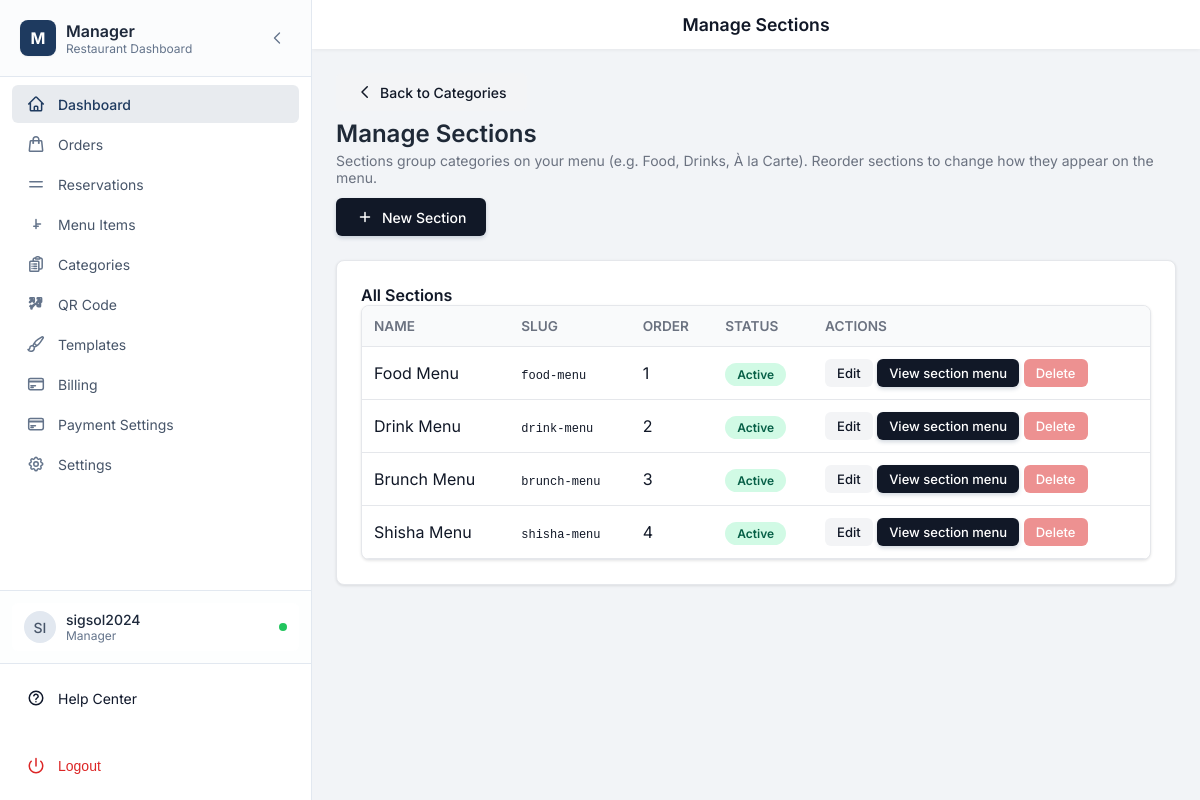
The app's page /manager/sections.php?restaurant_id=4 (signed in) with its own data.
### tables this page shows
CREATE TABLE IF NOT EXISTS `sections` (
  `id` int(11) NOT NULL AUTO_INCREMENT,
  `restaurant_id` int(11) NOT NULL,
  `name` varchar(255) NOT NULL,
  `slug` varchar(255) NOT NULL,
  `image` varchar(255) DEFAULT NULL,
  `display_order` int(11) DEFAULT 1,
  `is_active` tinyint(1) DEFAULT 1,
  `created_at` timestamp NOT NULL DEFAULT current_timestamp(),
  `updated_at` timestamp NOT NULL DEFAULT current_timestamp() ON UPDATE current_timestamp(),
  PRIMARY KEY (`id`),
  KEY `idx_sections_restaurant` (`restaurant_id`),
  KEY `idx_sections_display_order` (`display_order`),
  CONSTRAINT `sections_ibfk_1` FOREIGN KEY (`restaurant_id`) REFERENCES `restaurants` (`id`) ON DELETE CASCADE
);

### manager/sections.php (the view, shortened to what this page needs)
<?php
$restaurantId = null;
if (isSuperAdmin()) {
    $restaurantId = isset($_GET['restaurant_id']) ? intval($_GET['restaurant_id']) : null;
} else {
    $restaurantId = getCurrentUserRestaurantId();
    if (!$restaurantId) {
        die('No restaurant associated with your account. Please contact administrator.');
    }
}
$pdo = getDBConnection();
if ($pdo && $restaurantId) {
    try {
        $stmt = $pdo->prepare("SELECT slug FROM restaurants WHERE id = ?");
        $stmt->execute([$restaurantId]);
        $restaurant = $stmt->fetch();
    } catch (PDOException $e) {
    }
}
$editSection = null;
$sections = [];
if ($pdo && $restaurantId) {
    $stmt = $pdo->prepare("SELECT * FROM sections WHERE restaurant_id = ? ORDER BY display_order ASC, name ASC");
    $stmt->execute([$restaurantId]);
    $sections = $stmt->fetchAll();
}
include __DIR__ . '/../includes/manager-layout.php';
?>
        <div class="page-header" style="display: flex; flex-wrap: wrap; align-items: center; justify-content: space-between; gap: 12px;">
            <div>
                <a href="categories.php<?php echo $slugParam; ?>" class="btn btn-secondary" style="margin-bottom: 8px; display: inline-flex; align-items: center; gap: 6px; text-decoration: none;">
                    <svg xmlns="http://www.w3.org/2000/svg" fill="none" viewBox="0 0 24 24" stroke="currentColor" width="18" height="18"><path stroke-linecap="round" stroke-linejoin="round" stroke-width="2" d="M15 19l-7-7 7-7" /></svg>
                    Back to Categories
                </a>
                <h1 class="page-title">Manage Sections</h1>
                <p class="page-subtitle">Sections group categories on your menu (e.g. Food, Drinks, À la Carte). Reorder sections to change how they appear on the menu.</p>
            </div>
            <?php if (!$editSection): ?>
            <button class="btn btn-primary" onclick="openSectionModal()">
                <svg xmlns="http://www.w3.org/2000/svg" fill="none" viewBox="0 0 24 24" stroke="currentColor" width="18" height="18"><path stroke-linecap="round" stroke-linejoin="round" stroke-width="2" d="M12 6v6m0 0v6m0-6h6m-6 0H6" /></svg>
                New Section
            </button>
            <?php endif; ?>
        </div>
        <div class="settings-card">
            <h2 class="section-title">All Sections</h2>
            <div class="table-wrapper">
                <table class="table">
                    <thead>
                        <tr>
                            <th>Name</th>
                            <th>Slug</th>
                            <th>Order</th>
                            <th>Status</th>
                            <th>Actions</th>
                        </tr>
                    </thead>
                    <tbody>
                        <?php if (empty($sections)): ?>
                            <tr>
                                <td colspan="5" style="text-align: center; padding: 40px; color: var(--muted);">No sections yet. Create one to group your categories (e.g. Food, Drinks).</td>
                            </tr>
                        <?php else: ?>
                            <?php foreach ($sections as $sec): ?>
                                <tr>
                                    <td><?php echo htmlspecialchars($sec['name']); ?></td>
                                    <td><code style="font-size: 12px;"><?php echo htmlspecialchars($sec['slug']); ?></code></td>
                                    <td><?php echo (int)$sec['display_order']; ?></td>
                                    <td>
                                        <span style="padding: 4px 12px; border-radius: 20px; font-size: 12px; font-weight: 600; background: <?php echo $sec['is_active'] ? '#d1fae5' : '#fee2e2'; ?>; color: <?php echo $sec['is_active'] ? '#065f46' : '#991b1b'; ?>">
                                            <?php echo $sec['is_active'] ? 'Active' : 'Inactive'; ?>
                                        </span>
                                    </td>
                                    <td class="actions-cell">
                                        <a href="?action=edit&id=<?php echo (int)$sec['id']; ?><?php echo $slugParam ? '&' . ltrim($slugParam, '?') : ''; ?>" class="btn btn-small btn-secondary">Edit</a>
                                        <?php
                                        $stmt = $pdo->prepare("SELECT COUNT(*) FROM categories WHERE section_id = ?");
                                        $stmt->execute([$sec['id']]);
                                        $catCount = (int) $stmt->fetchColumn();
                                        $sectionViewUrl = null;
                                        if (!empty($restaurantSlug) && !empty($sec['slug'])) {
                                            $sectionViewUrl = '/restaurant/' . $restaurantSlug . '/' . $sec['slug'];
                                        }
                                        ?>
                                        <?php if ($sectionViewUrl): ?>
                                            <a href="<?php echo htmlspecialchars($sectionViewUrl); ?>" target="_blank" class="btn btn-small btn-primary">View section menu</a>
                                        <?php endif; ?>
                                        <button type="button" class="btn btn-small btn-danger" onclick="openDeleteSectionModal(<?php echo (int)$sec['id']; ?>, '<?php echo htmlspecialchars(addslashes($sec['name'])); ?>')" <?php echo $catCount > 0 ? 'disabled title="Section has categories"' : ''; ?>>Delete</button>
                                    </td>
                                </tr>
                            <?php endforeach; ?>
                        <?php endif; ?>
                    </tbody>
                </table>
            </div>
        </div>

### assets/css/admin.css (style rules this page uses)
:root { --text-dark: #1F2937; --text-gray: #6B7280; --text-light: #9CA3AF; --bg-light: #F9FAFB; --border-light: #E5E7EB; --success-green: #059669; --success-bg: #D1FAE5; --error-red: #DC2626; --error-bg: #FEE2E2; --warning-bg: #F3F4F6; --warning-text: #4b5563; --chart-orange: #D97706; --chart-red: #B91C1C; --chart-brown: #92400E; --chart-yellow: #FDE68A; --chart-warm: #F59E0B; }
.btn { transition: all 0.2s ease; font-family: 'Inter', sans-serif; font-weight: 600; display: inline-flex; align-items: center; justify-content: center; gap: 8px; cursor: pointer; border: none; text-decoration: none; }
.btn-primary { background: var(--primary); color: white; box-shadow: 0 2px 4px rgba(30, 58, 95, 0.2); }
.btn-secondary { background: var(--bg-light); color: var(--text-dark); border: 2px solid var(--border-light); }
.btn-danger { background: var(--error-red); color: white; }
.btn svg { width: 18px; height: 18px; }
* { transition-property: color, background-color, border-color, transform, box-shadow; transition-duration: 0.2s; transition-timing-function: ease; }
.page-header { margin-bottom: 24px; }
.page-title { font-size: 1.5rem; font-weight: 600; color: var(--text-dark); margin: 0; }
.page-subtitle { color: var(--text-gray); font-size: 0.875rem; margin-top: 4px; }
.settings-card { background: #fff; border-radius: 8px; box-shadow: 0 1px 3px rgba(0,0,0,0.1); padding: 24px; margin-bottom: 24px; border: 1px solid var(--border-light); }
.section-title { font-size: 1rem; font-weight: 600; color: #111827; display: flex; align-items: center; gap: 8px; }
.table-wrapper { background: #fff; border-radius: 8px; box-shadow: 0 1px 3px rgba(0,0,0,0.1); overflow-x: auto; border: 1px solid var(--border-light); }
.actions-cell { position: relative; }

### includes/manager-layout.php (style rules this page uses)
:root { --bg:#f2f4f7; --sidebar:#0f172a; --primary:#1e3a5f; --primary-dark:#0f172a; --danger:#dc2626; --text:#111827; --muted:#6b7280; --card:#ffffff; --radius:14px; }
* { box-sizing:border-box; margin:0; padding:0; }
html,body { overflow-x:hidden; }
body { font-family:Inter,sans-serif; background:var(--bg); color:var(--text); }
.btn { padding:10px 20px; border-radius:10px; border:none; font-size:.9rem; font-weight:500; cursor:pointer; text-decoration:none; display:inline-flex; align-items:center; gap:8px; transition:.2s; }
.btn-primary { background:var(--primary); color:#fff; }
.btn-secondary { background:#e5e7eb; color:var(--text); }
.btn-danger { background:var(--danger); color:#fff; }
.btn-small { padding:7px 14px; font-size:.8rem; }
.table { width:100%; border-collapse:collapse; }
.table th, .table td { padding:12px; text-align:left; border-bottom:1px solid #e5e7eb; }
.table th { background:#f9fafb; font-weight:600; color:var(--muted); font-size:.85rem; text-transform:uppercase; }

### manager/sections.php (style rules this page uses)
.btn { display: inline-flex; align-items: center; gap: 8px; padding: 10px 20px; border-radius: 6px; font-weight: 500; font-size: 0.875rem; border: none; cursor: pointer; text-decoration: none; }
.btn-small { padding: 6px 12px; font-size: 0.813rem; }
.btn-primary { background: #111827; color: #fff; }
.btn-secondary { background: #f3f4f6; color: #111827; }
.btn-danger { background: #dc2626; color: white; }
.btn-danger:disabled { opacity: 0.5; cursor: not-allowed; }

### records on screen
sections: name "Food Menu", slug "food-menu", display_order "1", is_active "Active"
sections: name "Drink Menu", slug "drink-menu", display_order "2", is_active "Active"
sections: name "Brunch Menu", slug "brunch-menu", display_order "3", is_active "Active"
sections: name "Shisha Menu", slug "shisha-menu", display_order "4", is_active "Active"

### other values on screen
substr($restaurantName ?: 'M', 0, 1) "M"
$restaurantName ?: 'Manager' "Manager"
$item['name'] "Dashboard"
$item['name'] "Orders"
$item['name'] "Reservations"
$item['name'] "Menu Items"
$item['name'] "Categories"
$item['name'] "QR Code"
$item['name'] "Templates"
$item['name'] "Billing"
$item['name'] "Payment Settings"
$item['name'] "Settings"
$userInitials "SI"
$username "sigsol2024"
$restaurantName ?: ($userEmail ?: 'Manager') "Manager"
